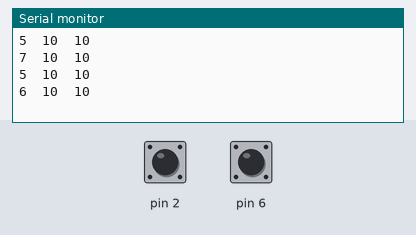
Simulated run of this sketch. Board: Arduino Uno, built with avr-gcc and run on an emulated ATmega328P. Parts: the last lines printed to the serial monitor. The inputs (shaded band) are chosen by the test bench; at power-on: pin 2 HIGH, pin 6 HIGH.

Above: at 1.8 s.
1.9 s: pin 2 pulled LOW for 0.6 s
At 2.4 s:
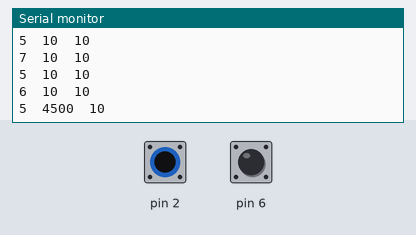
4.0 s: pin 6 pulled LOW for 0.6 s
At 4.5 s:
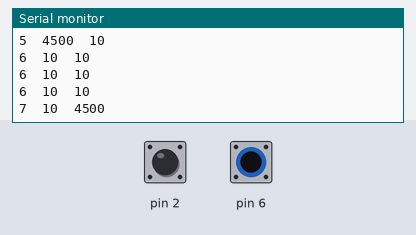
6.1 s: pin 2 pulled LOW for 1 s
At 7.0 s:
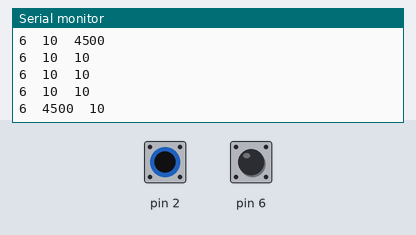
8.6 s: pin 6 pulled LOW for 1 s
At 9.0 s:
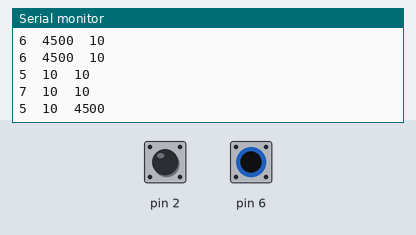
Timing chart, 0 to 11.6 s (numbered marks = the images above; inputs shaded):
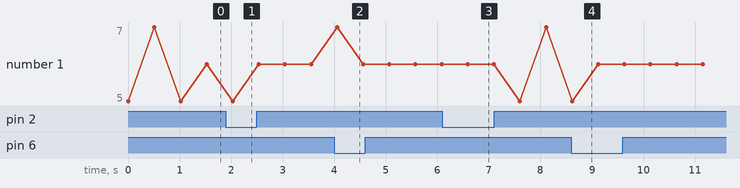

Measured:
- after the input at 1.9 s, the serial monitor: prints a new line after 0.13 s (image 1)
- after the input at 4.0 s, the serial monitor: prints a new line after 0.06 s (image 2)
- after the input at 6.1 s, the serial monitor: prints a new line after 0.49 s (image 3)
- after the input at 8.6 s, the serial monitor: prints a new line at once (image 4)

The sketch:

TwoCapSensors.ino
```cpp
#include <CapacitiveSensor.h>

/*
 * TWO CAP SENSORS
 * Using two capacitive sensors just for testing purposes.
 * Uses 2 1M resistors between the send pin (4) and the receive
 * (sensor) pins (2 and 6).
 * The 1M resistors ensure absolute touch.
 */

CapacitiveSensor cs_4_2 = CapacitiveSensor(4, 2);   // 1M resistor between pins 4 & 2.
CapacitiveSensor cs_4_6 = CapacitiveSensor(4, 6);   // 1M resisotr between pins 4 & 6.

void setup() {
  Serial.begin(9600);
}

void loop() {
  long start = millis();
  long total1 = cs_4_2.capacitiveSensor(30);
  long total2 = cs_4_6.capacitiveSensor(30);

  Serial.print(millis() - start);   // Check on performance in millisencs.
  Serial.print("\t");               // Tab character for debug window spacing.

  Serial.print(total1);             // Print sensor output 1.
  Serial.print("\t");               // Print space.
  Serial.println(total2);           // Print sensor output 2.

  delay(500);                       // Arbitrary delay to limit data to serial port.
}
```
